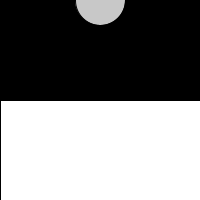
Frame 1 (no input)
Frame 60 (the mouse pressed at the canvas centre just before this capture): identical to frame 1, image omitted
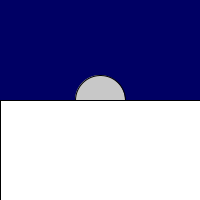
Frame 120 (the mouse held since frame 60 and released just before this capture)

The Processing sketch that drew these frames (run headless with seeded random() and noise(); from frame 60 on, the mouse is pressed at the canvas centre):

// Processing sketch: processing_18542
// ── processing_18542.pde

void	
  setup(){	
   	
  size(200,200);	
  	
   }	
   void	
  draw(){	
  	
  background(0,0,mouseY);	
   	
  fill(200);	
   	
  ellipse(100,mouseY,50,50);	
  
  fill(255,201,3);
  
  ellipse(100,mouseY-170,50,50);
   	
  fill(255,255,255);	
   	
  rect(0,100,200,200);
  
  if (mouseY>180){
    fill(10,200,10);
    rect(0,100,200,200);
  }
  
  	
  
}	
